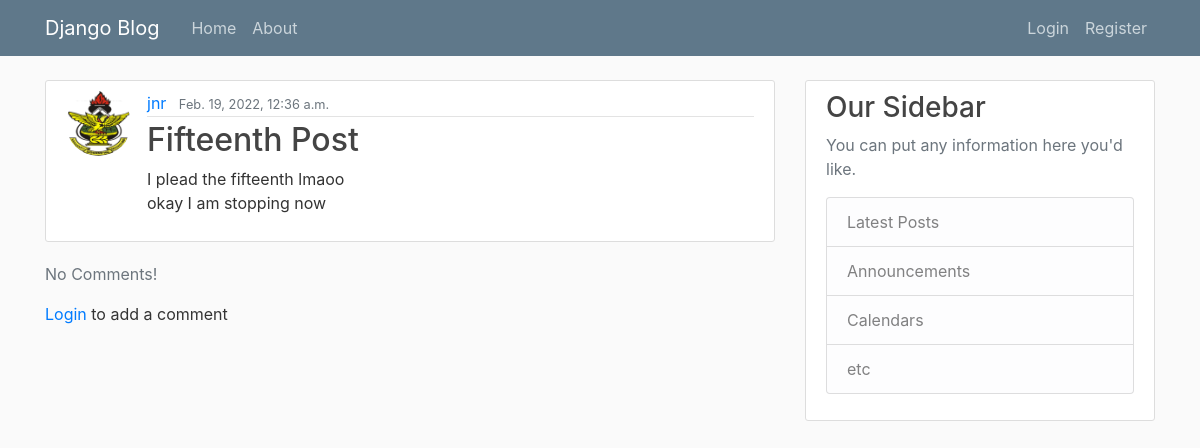
Before: /posts/16/ with the older database file.
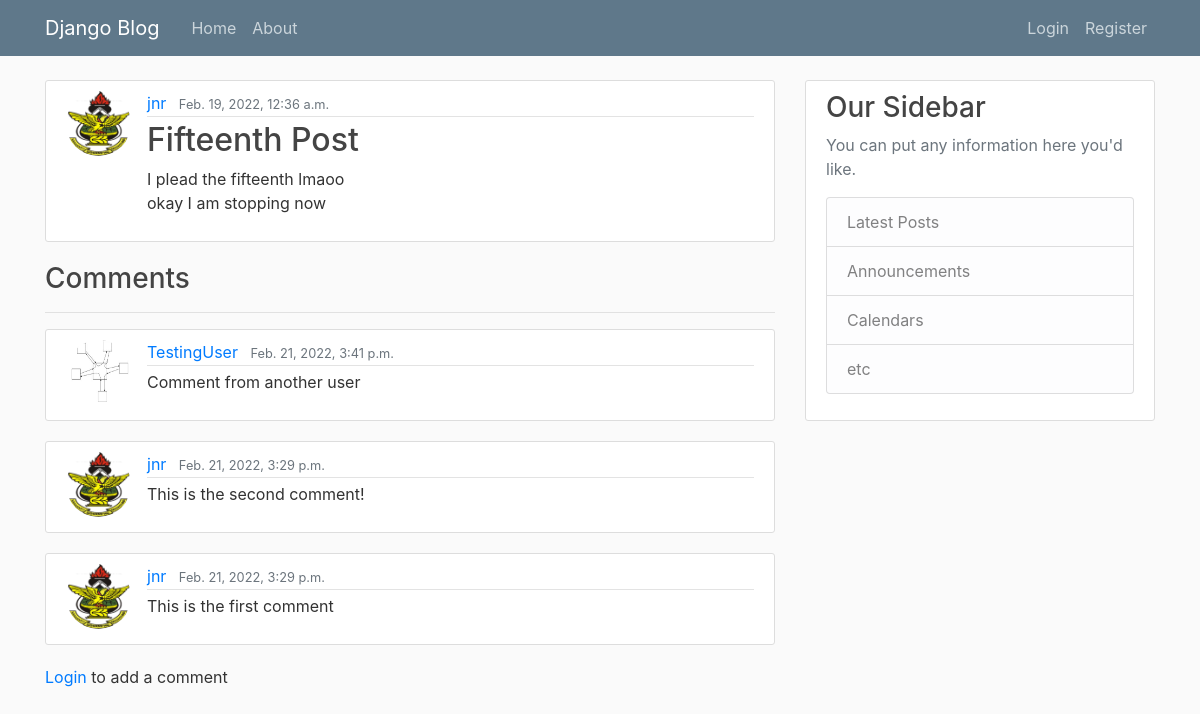
After: the same page with the newer database file.
### blog/models.py (models this page shows, shortened)
class Post(models.Model):
    title = models.CharField(max_length=100)
    content = models.TextField()
    date_posted = models.DateTimeField(default=timezone.now)
    author = models.ForeignKey(User, on_delete=models.CASCADE)

class Comment(models.Model):
    content = models.TextField()
    date_posted = models.DateTimeField(default=timezone.now)
    author = models.ForeignKey(User, on_delete=models.CASCADE)
    post = models.ForeignKey(Post, on_delete=models.CASCADE)

### users/models.py (models this page shows, shortened)
class Profile(models.Model):
    user = models.OneToOneField(User, on_delete=models.CASCADE)
    image = models.ImageField(default='default.jpg', upload_to='profile_pics')

### blog/views.py (the view, shortened to what this page needs)
# urls.py: path('posts/<int:pk>/', views.post_detail, name='post-detail'),
def post_detail(request, pk):
    form = AddCommentForm()
    post = Post.objects.get(pk=pk)
    context = {
        'form':form,
        'object': post,
        'comments': Comment.objects.filter(post=post).order_by('-date_posted')
    }
    return render(request, 'blog/post_detail.html', context)

### blog/templates/blog/post_detail.html (shortened to what this page needs)
{% extends "blog/base.html" %}
{% load crispy_forms_tags %}
{% block content %}
    <article class="media content-section">
      <img src="{{ object.author.profile.image.url }}" class="rounded-circle article-img">
        <div class="media-body">
          <div class="article-metadata">
            <a class="mr-2" href="{% url 'user-posts' object.author.username %}">{{ object.author }}</a>
            <small class="text-muted">{{ object.date_posted }}</small>
          </div>
          <h2><a class="article-title" href="#">{{ object.title }}</a></h2>
          <p class="article-content">{{ object.content }}</p>
        </div>
    </article>
    {% if comments %}
      <h3>Comments</h3>
      <hr>
      {% for comment in comments %}
        <article class="media content-section">
          <img src="{{ comment.author.profile.image.url }}" class="rounded-circle article-img">
            <div class="media-body">
              <div class="article-metadata">
                <a class="mr-2" href="{% url 'user-posts' comment.author.username %}">{{ comment.author }}</a>
                <small class="text-muted">{{ comment.date_posted }}</small>
              </div>
              <p class="article-content">{{ comment.content }}</p>
            </div>
        </article>
      {% endfor %}
    {% else %}
      <p class="text-muted">No Comments!</p>
    {% endif %}
    {% if user.is_authenticated %}
      <div class="content-section">
        <form method="POST">
            {% csrf_token %}
            <fieldset class="form-group">
                <legend class="border-bottom mb-4">Add Comment</legend>
                {{ form|crispy }}
            </fieldset>
            <div class="form-group">
                <button class="btn btn-outline-info" type="submit">Post</button>
            </div>
        </form>
      </div>
    {% else %}
      <p><a href="{% url 'users-login' %}">Login</a> to add a comment</p>
    {% endif %}
{% endblock content %}

### blog/templates/blog/base.html (shortened to what this page needs)
{% load static %}
<!DOCTYPE html>
<html>
<head>
    <link rel="stylesheet" href="https://maxcdn.bootstrapcdn.com/bootstrap/4.0.0/css/bootstrap.min.css">
    <link rel="stylesheet" type="text/css" href="{% static 'blog/main.css' %}">
</head>
<body>
    <header class="site-header">
      <nav class="navbar navbar-expand-md navbar-dark bg-steel fixed-top">
        <div class="container">
          <a class="navbar-brand mr-4" href="{% url 'blog-home' %}">Django Blog</a>
          <div class="collapse navbar-collapse" id="navbarToggle">
            <div class="navbar-nav mr-auto">
              <a class="nav-item nav-link" href="{% url 'blog-home' %}">Home</a>
              <a class="nav-item nav-link" href="#">About</a>
            </div>
            <div class="navbar-nav">
              {% if user.is_authenticated %}
                <a class="nav-item nav-link" href="{% url 'post-create' %}">New Post</a>
                <a class="nav-item nav-link" href="{% url 'users-profile' %}">Profile</a>
                <a class="nav-item nav-link" href="{% url 'users-logout' %}">Logout</a>
              {% else %}
                <a class="nav-item nav-link" href="{% url 'users-login' %}">Login</a>
                <a class="nav-item nav-link" href="{% url 'users-register' %}">Register</a>
              {% endif %}
            </div>
          </div>
        </div>
      </nav>
    </header>
    <main role="main" class="container">
      <div class="row">
        <div class="col-md-8">
          {% block content %}{% endblock %}
        </div>
        <div class="col-md-4">
          <div class="content-section">
            <h3>Our Sidebar</h3>
            <p class='text-muted'>You can put any information here you'd like.
              <ul class="list-group">
                <li class="list-group-item list-group-item-light">Latest Posts</li>
                <li class="list-group-item list-group-item-light">Announcements</li>
                <li class="list-group-item list-group-item-light">Calendars</li>
                <li class="list-group-item list-group-item-light">etc</li>
              </ul>
            </p>
          </div>
        </div>
      </div>
    </main>
</body>
</html>

### blog/static/blog/main.css (style rules this page uses)
body { background: #fafafa; color: #333333; margin-top: 5rem; }
h1, h2, h3, h4, h5, h6 { color: #444444; }
ul { margin: 0; }
.bg-steel { background-color: #5f788a; }
.site-header .navbar-nav .nav-link { color: #cbd5db; }
.content-section { background: #ffffff; padding: 10px 20px; border: 1px solid #dddddd; border-radius: 3px; margin-bottom: 20px; }
.article-title { color: #444444; }
.article-content { white-space: pre-line; }
.article-img { height: 65px; width: 65px; margin-right: 16px; }
.article-metadata { padding-bottom: 1px; margin-bottom: 4px; border-bottom: 1px solid #e3e3e3 }

Changed rows visible on the page:
added Comment: author.profile.image (placeholder picture), author "TestingUser", date_posted "Feb. 21, 2022, 3:41 p.m.", content "Comment from another user"
added Comment: author.profile.image (picture), author "jnr", date_posted "Feb. 21, 2022, 3:29 p.m.", content "This is the second comment!"
added Comment: author.profile.image (picture), author "jnr", date_posted "Feb. 21, 2022, 3:29 p.m.", content "This is the first comment"
Other visible differences:
text no longer shown: "No Comments!"
text now shown: "Comments"
